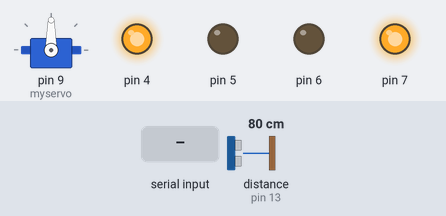
A sketch run on a simulated Arduino Uno, built with avr-gcc and run on an emulated ATmega328P. Shown: servo, output pins drawn as LEDs (lit = HIGH). Inputs (shaded band) come from the test bench; at power-on: distance to the obstacle (sensor on pin 13) 80 cm. What the sketch prints to the serial monitor is not drawn.

Above: at 1.4 s.
1.5 s: distance to the obstacle (sensor on pin 13) set to 17 cm
4.5 s: distance to the obstacle (sensor on pin 13) set to 14 cm
At 5.3 s:
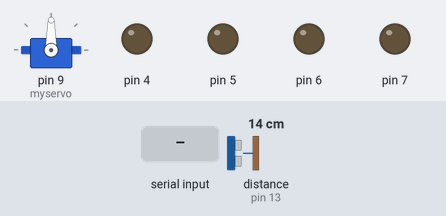
At 6.5 s:
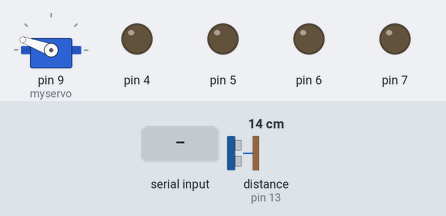
7.5 s: distance to the obstacle (sensor on pin 13) set to 18 cm
10.5 s: distance to the obstacle (sensor on pin 13) set to 23 cm
13.5 s: "4" received over the second serial link
At 14.2 s:
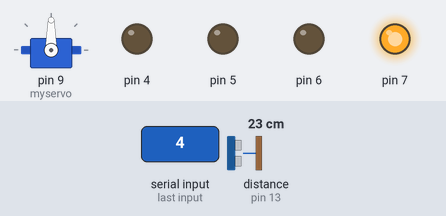
15.0 s: "2" received over the second serial link
At 15.3 s:
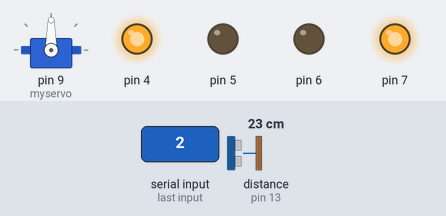
Timing chart, 0 to 17.5 s (numbered marks = the images above; inputs shaded):
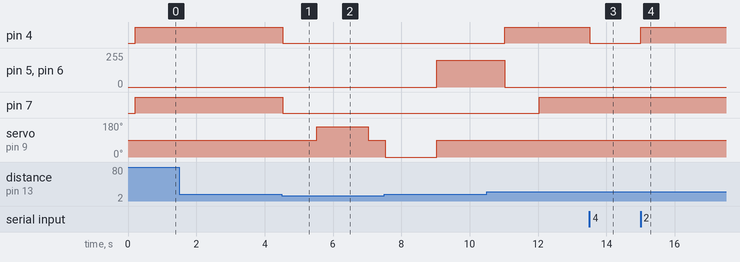

The sketch:

vacuum.ino
```cpp
#include <SoftwareSerial.h>
#include <Servo.h> // library Servo
#include <AFMotor.h> // library Motor
#include <Ultrasonic.h> //library Ultrasonic

Servo myservo;//Name servo
Ultrasonic ultrasonic(12, 13); //ช่องของultrasonic sensor
SoftwareSerial NodeSerial(2,3);
AF_DCMotor motor1(4,0); // MotorRight analog5
AF_DCMotor motor2(5,0); // MotorRight analog5
AF_DCMotor motor3(6,0); // MotorLight analog6
AF_DCMotor motor4(7,0); // MotorLight analog7
char MCU_input;
int Distance = 0;
int count;

void setup(){
  Serial.begin(9600);
  NodeSerial.begin(57600);
  myservo.attach(9);   // link Servo analog 9
  myservo.write(90);   // myservo.write(__) in blank is a degree to turn servoa
  moveStop();
  delay(200);
  NodeSerial.available();
}

void loop(){
  //automove
  Distance = sonic(); //call function sonic to check obstacle
  int Distance_Right = 0;
  int Distance_Left =  0;
  if(Distance <= 15){ //Check Distance to area
    moveStop();
    delay(500);
    Distance_Left = lookLeft();

    if(Distance_Left > 20){
      turnLeft();
      delay(1000);
      moveStop();
    }
    else{
      Distance_Right = lookRight();
      if(Distance_Right > 20){
          turnRight();
          delay(1000);
          moveStop();
        }
        else{
          moveBackward();
          delay(2000);
          turnRight();
          delay(1000);
          }
      }
  }
  //END Check area
  //sonic check to forward
  else{
    moveForward();
  }//End automove


  //Controller
if(NodeSerial.available() > 0)
{
  while(1){
      MCU_input = NodeSerial.read(); //read value return from NodeSerial
      Serial.println(MCU_input);

      if (MCU_input == '2'){
        moveForward();
      }
      else if (MCU_input == '4'){
        turnLeft();
      }
      else if (MCU_input == '6'){
        turnRight();
      }
      else if (MCU_input == '8'){
        moveBackward();
      }
      else if (MCU_input == '0'){
        moveStop();
      }
      else if (MCU_input == '9')
      {
        break;
      }
    }
  }//END controller
}

//servo turnRight for check ultrasonic
int lookRight()
{
    int Distance;

    myservo.write(90);  // myservo.write(__) in blank is a degree to turn servo
    delay(500);
    myservo.write(0);  // myservo.write(__) in blank is a degree to turn servo
    delay(1000);
    Distance = ultrasonic.distanceRead();
    Serial.print("Dis R:");
    Serial.println(Distance);
    delay(500);
    myservo.write(90);
    return Distance;
}

//servo turnLeft for check ultrasonic
int lookLeft()
{
    int Distance;

    myservo.write(90); // myservo.write(__) in blank is a degree to turn servo
    delay(500);
    myservo.write(160); // myservo.write(__) in blank is a degree to turn servo
    delay(1000);
    Distance = ultrasonic.distanceRead();
    Serial.print("Dis L:");
    Serial.println(Distance);
    delay(500);
    myservo.write(90);
    return Distance;
}

int sonic(){
  /* "How to"
  int ac,DDds;
  for(i = 0; i < 10; i++){
    AD = AD + analogRead(0);
    delay(50);
    Distance =(AD*3)/100;
  }*/
  int lange;
  lange = ultrasonic.distanceRead();
  Serial.print("Distance in CM: ");
  Serial.println(lange);
  delayMicroseconds(10);
  return lange;
}

// stop movement
void moveStop() {
  analogWrite(4, 0);      // analog4 on broad & stop_motorRight
  analogWrite(5, 0);      // analog6 on broad & stop_motorLeft
  analogWrite(6, 0);
  analogWrite(7, 0);
}

// moveForward odject.
void moveForward() {
  analogWrite(4, 200); // 160 analog9 on broad & Forward_motor
  analogWrite(5, 0);   //  255 analog6 on broad & Forward_motor
  analogWrite(6, 0);
  analogWrite(7, 225);
}

// moveRight odject.
void turnRight() {
  analogWrite(4, 200);     // run analog4 motorRight
  analogWrite(5, 0);
  analogWrite(6, 0);
  analogWrite(7, 0);
}

// moveLeft odject.
void turnLeft() {
  analogWrite(4, 0);
  analogWrite(5, 0);
  analogWrite(6, 0);
  analogWrite(7, 200);  // run analog7 motorLeft
}

// moveBackward odject.
void moveBackward(){
  analogWrite(4, 0);
  analogWrite(5, 200);   // analog5 moveBackward
  analogWrite(6, 200);   // analog6 moveBackward
  analogWrite(7, 0);
}
```

Measured:
- the behaviour switches between 16 and 15 cm on distance to the obstacle (sensor on pin 13) (found by bisection; images 0 and 1)
- after the input at 1.5 s, every drawn part: stays the same
- after the input at 4.5 s, pin 4, pin 7: HIGH → LOW at once; servo on pin 9 (myservo): 90° → 160° after 1.0 s, → 90° 1.5 s later
- after the input at 13.5 s, pin 4: HIGH → LOW at once
- after the input at 15.0 s, pin 4: LOW → HIGH at once
